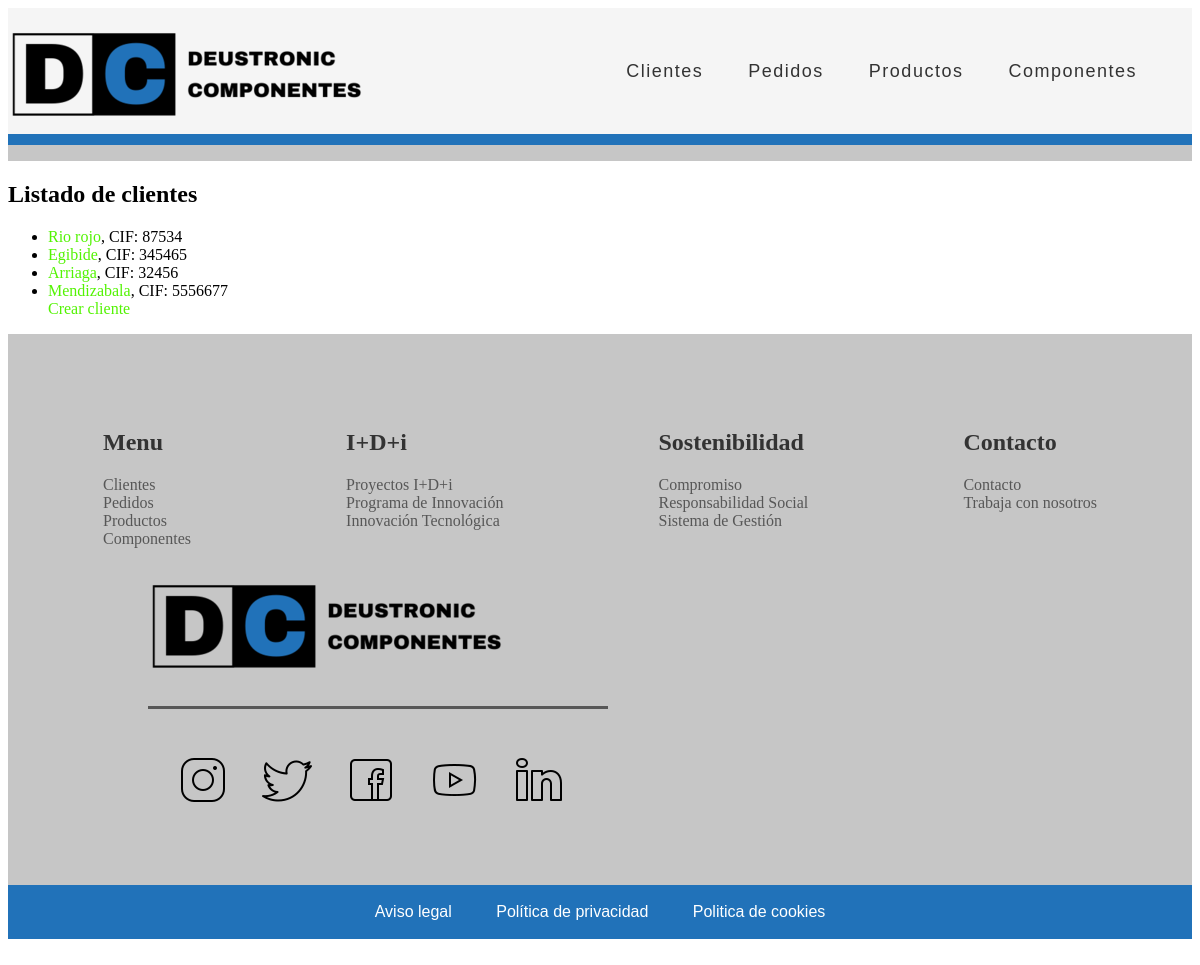
The app's page /appGestionPedidos/, older data.
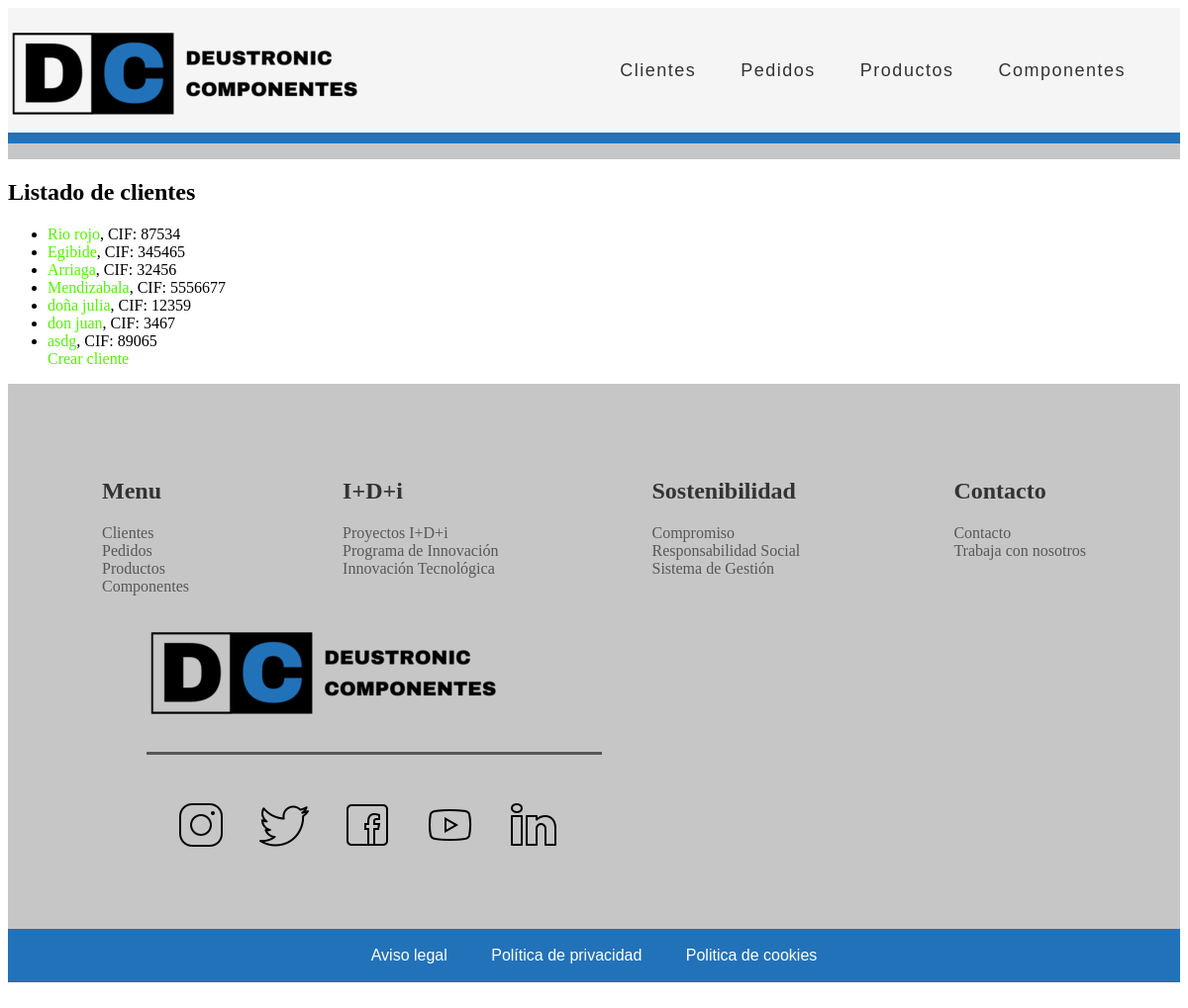
The same page, newer data.
### appGestionPedidos/models.py (models this page shows, shortened)
class Cliente(models.Model):
    CIF = models.CharField(max_length=9, unique=True)
    nombreEmpresa = models.CharField(max_length=16)
    direccion = models.CharField(max_length=60)
    datosContacto = models.CharField(max_length=60)

### appGestionPedidos/views.py (the view)
# urls.py: path('', views.ClienteListView.as_view(), name='index'), #Es provisional
class ClienteListView(ListView):
    model = Cliente

### appGestionPedidos/templates/appGestionPedidos/cliente_list.html (shortened to what this page needs)
{% extends "base.html" %}
{% block contenido %}
    <h2>Listado de clientes</h2>
    {% if cliente_list %}
        <ul>
        {% for cliente in cliente_list %}
            <li>
                <a href="/appGestionPedidos/cliente_list/{{ cliente.id }}">{{ cliente.nombreEmpresa }}</a>, CIF: {{ cliente.CIF }}
            </li>
        {% endfor %}
        <a href="/appGestionPedidos/cliente/create">Crear cliente</a>
        </ul>
    {% else %}
    <p>No hay clientes creados.</p>
    {% endif %}
{% endblock %}

Row changes from the older to the newer data that the page shows:
added Cliente: nombreEmpresa "doña julia", CIF "12359"
added Cliente: nombreEmpresa "don juan", CIF "3467"
added Cliente: nombreEmpresa "asdg", CIF "89065"
